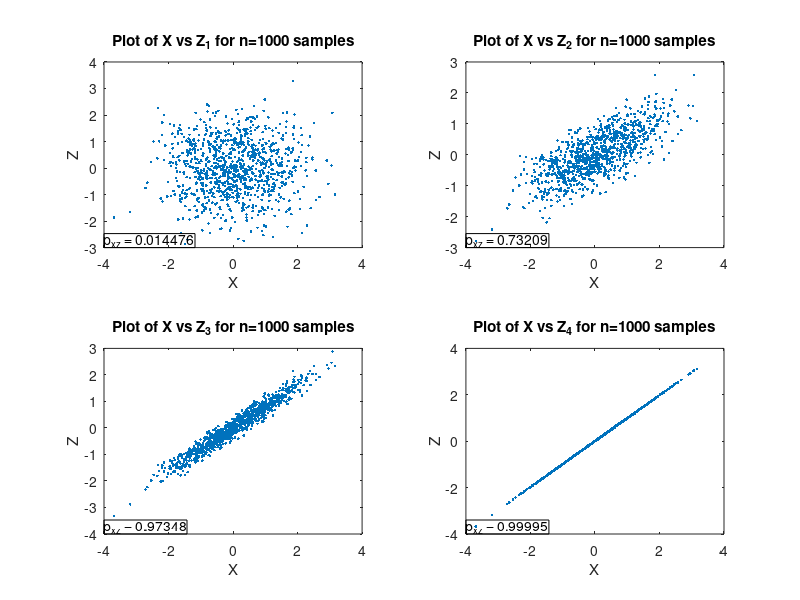

Source code (MATLAB):
samp_size=1000;
X=randn(1,samp_size);
Y=randn(1,samp_size);

Z_1=Y;
Z_2=(X+Y)/2;
Z_3=(4*X+Y)/5;
Z_4=(99*X+Y)/100;

Z=[Z_1 Z_2 Z_3 Z_4];
p_xz=zeros(1,4);
t=zeros(1,4);

for i=0:3
    t(i+1)=subplot(2,2,i+1);
    n=i*1000+1:(i+1)*1000;
    
    plot(X,Z(n),'.')   
    title_str=strcat('Plot of X vs Z_',num2str(i+1),' for n=1000 samples');
    title(title_str)
    xlabel('X')
    ylabel('Z')
   
    p_xz(i+1)=sum((X-mean(X)).*(Z(n)-mean(Z(n))))/sqrt(sum((X-mean(X)).^2).*sum((Z(n)-mean(Z(n))).^2))
    annotation('textbox',get(t(i+1),'Position'),'String',strcat('p_x_z =',{' '},num2str(p_xz(i+1))))
end






